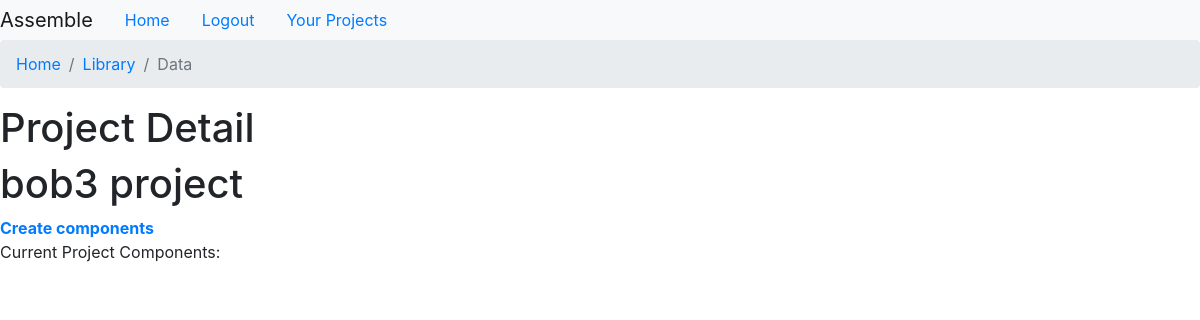
/home/project-detail/bob3-project/ (signed in), run on an earlier commit of the app's database.
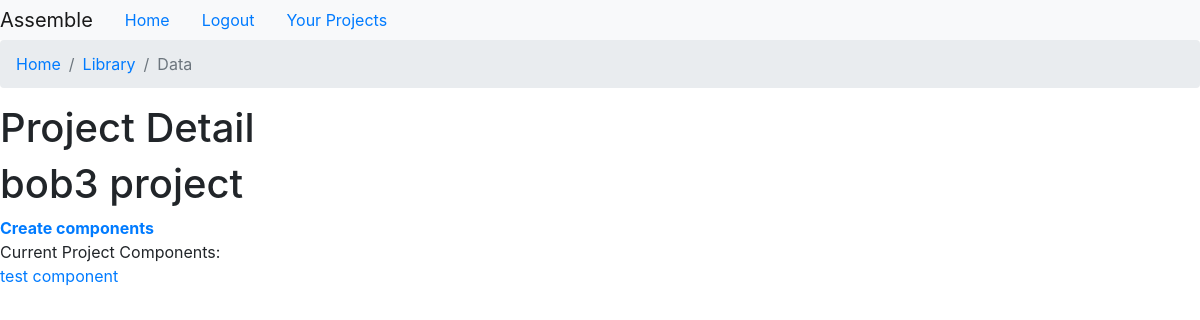
And on a later commit of the database.
### assemble/models.py (models this page shows, shortened)
class ProjectComponent(models.Model):
    name = models.CharField(max_length=100)
    description = models.TextField(max_length=300)
    completed = models.BooleanField(default=False)
    slug = models.SlugField(max_length=100,unique=True,blank=True,null=True)
    project = models.ForeignKey(Project,on_delete=models.CASCADE)

### assemble/views.py (the view)
# urls.py: path('project-detail/<project_slug>/',project_detail_view,name="project-detail"),
@login_required
def project_detail_view(request,project_slug):
    project = Project.objects.filter(user=request.user).get(slug=project_slug)
    project_components = ProjectComponent.objects.filter(project__name=project)
    context = {
        'project':project,
        'project_components':project_components
    }
    return render(request,'assemble/project_detail.html',context)

### assemble/models.py (called while the page is built)
    def __str__(self):
        return self.name

### templates/assemble/project_detail.html
{% extends 'assemble/base.html' %}
{% block content %}
<h1>Project Detail</h1>
<h1>{{ project.name }}</h1>
<a href="{% url 'project-component-create' project.slug %}"> <strong>Create components </strong></a>
<br>
Current Project Components:
{% for component in project_components %}
    <p><a href="{% url 'project-component-detail' component.slug %}">{{component.name}}</a></p>
{% endfor %}
{% endblock content %}

What changed in the data, as far as the page shows it:
added ProjectComponent: name "test component"
